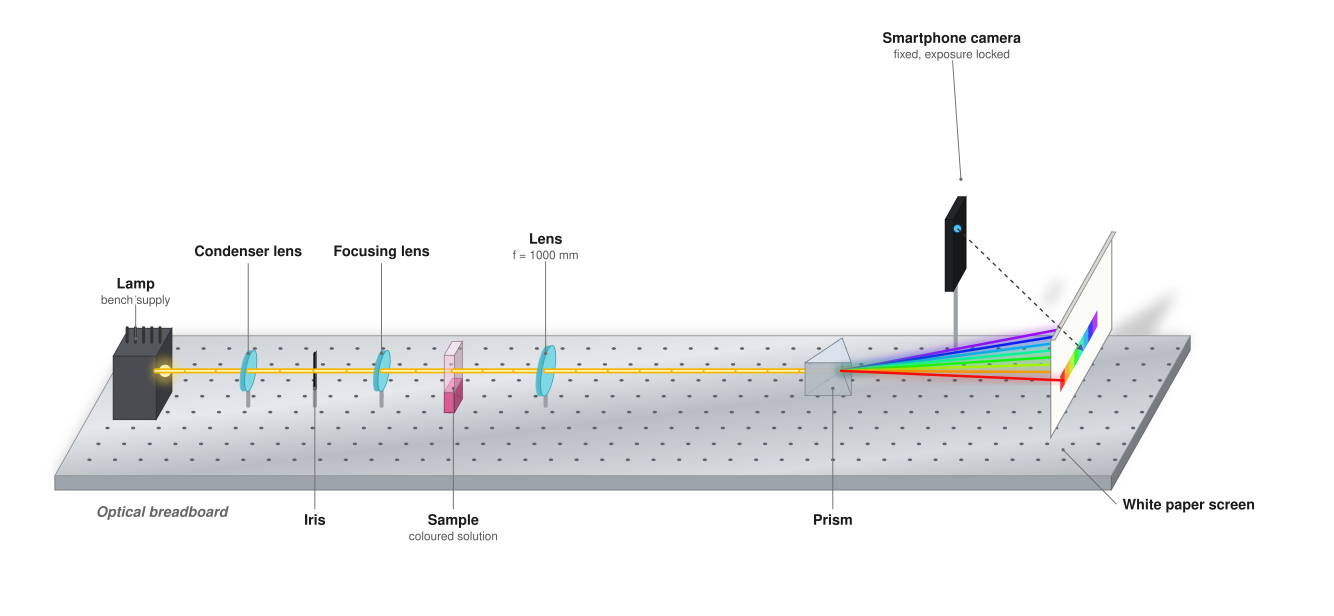
#> input picture figs/schematic_3d.png, 4000 x 1847 px (shown at 1/3 size)
$ python fig1_setup.py
#> lines starting #> are read from the running program, lines starting #| are printed output that depends on the picture
"""Figure 1: (a) 3D schematic (user's SVG, rendered) and (b) cropped, labelled top-view photograph."""
import os as _os; ROOT = _os.path.dirname(_os.path.dirname(_os.path.abspath(__file__))) + '/'   # repository root
import sys
import numpy as np
from PIL import Image, ImageOps
import matplotlib; matplotlib.use('Agg'); import matplotlib.pyplot as plt

SCH = sys.argv[1] if len(sys.argv) > 1 else ROOT + 'figs/schematic_3d.png'   # rendered schematic PNG
PHOTO = ROOT + 'photos/setup/20260930_172634.jpg'
OUT = ROOT + 'figs/Fig1_setup'

sch = Image.open(SCH).convert('RGB'); a = np.asarray(sch)
ys, xs = np.nonzero((a < 245).any(2)); m = 30
sch = sch.crop((xs.min() - m, ys.min() - m, xs.max() + m, ys.max() + m))
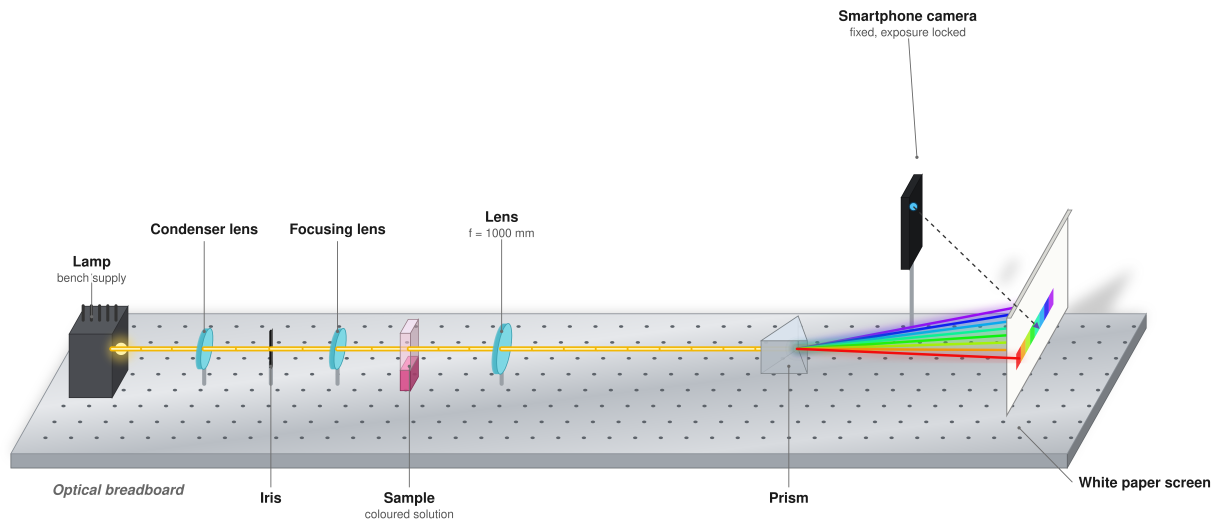
#> sch: PIL image 3660x1585 RGB (shown at 1/3 size); mean R, G, B 236, 237, 237.4

# photo: lamp-to-prism part of the breadboard only (grating mount and loose cables cropped out), beam left -> right
ph = ImageOps.exif_transpose(Image.open(PHOTO)).crop((750, 560, 2000, 2900)).rotate(90, expand=True)
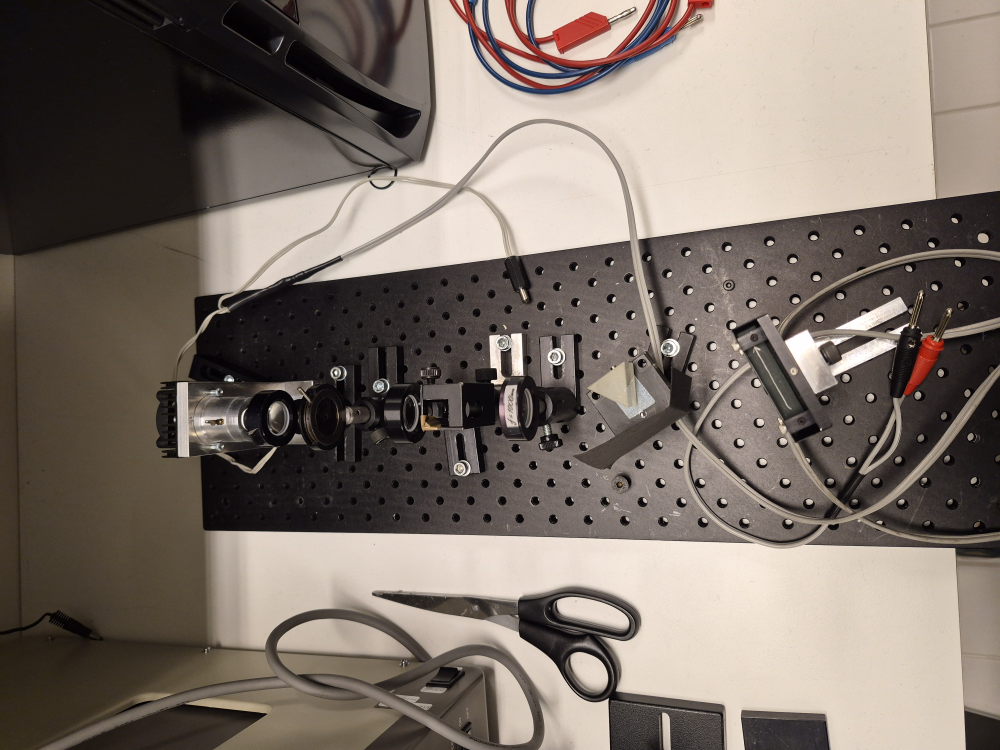
#> input picture photos/setup/20260930_172634.jpg, 4000 x 3000 px (shown at 1/4 size)
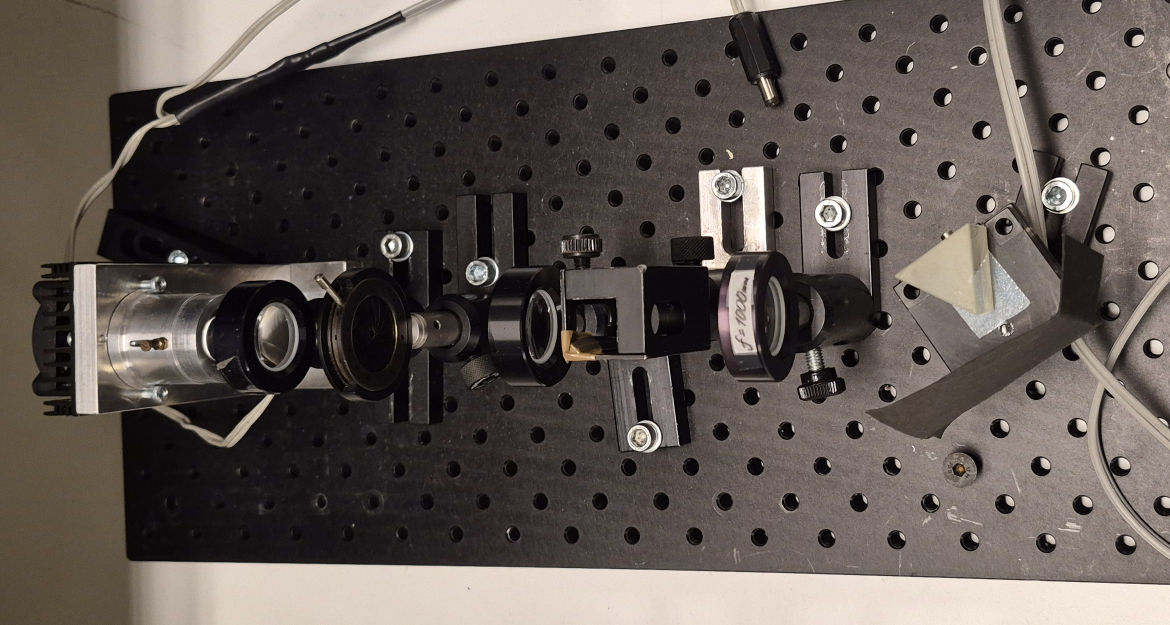
#> ph: PIL image 2340x1250 RGB (shown at 1/2 size); mean R, G, B 96.5, 88.1, 83.2
k = 2340 / 1400; X0, Y0 = int(30 * k), int(95 * k)
ph = ph.crop((X0, Y0, int(1400 * k), int(705 * k)))
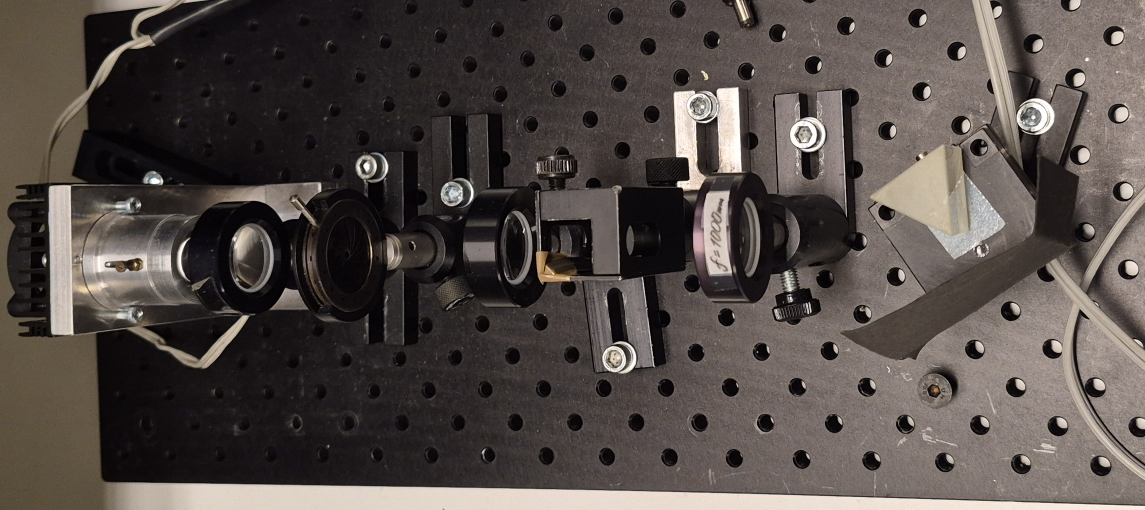
#> ph: PIL image 2290x1020 RGB (shown at 1/2 size); mean R, G, B 83.5, 75.6, 71.8
P = lambda x, y: (x * k - X0, y * k - Y0)            # preview coords -> cropped coords
labels = [('Lamp', 80, 395), ('Condenser\nlens', 310, 390), ('Iris', 430, 395), ('Focusing\nlens', 630, 390),
          ('Sample', 735, 380), ('Lens\nf = 1000 mm', 905, 375), ('Prism', 1140, 330)]

plt.rcParams.update({'font.family': 'DejaVu Sans'})
fig = plt.figure(figsize=(7.2, 6.4))
r1 = sch.height / sch.width; r2 = ph.height / ph.width
#> after `r1 = sch.height / sch.width`: r1 = 0.433
#> after `r2 = ph.height / ph.width`: r2 = 0.445
gs = fig.add_gridspec(2, 1, height_ratios=[r1, r2], hspace=0.12)
ax = fig.add_subplot(gs[0]); ax.imshow(sch); ax.set_axis_off()
ax.text(0.0, 1.0, 'a', transform=ax.transAxes, fontsize=13, fontweight='bold', va='top')
ax = fig.add_subplot(gs[1]); ax.imshow(ph); ax.set_axis_off()
ax.text(0.0, 1.0, 'b', transform=ax.transAxes, fontsize=13, fontweight='bold', va='bottom')
for i, (t, x, y) in enumerate(labels):
    px, py = P(x, y); ty = P(0, 150 if i % 2 == 0 else 215)[1]
    ax.annotate(t.replace('\n', ' '), xy=(px, py), xytext=(px, ty), ha='center', va='bottom', fontsize=6, color='white',
                bbox=dict(boxstyle='round,pad=0.25', fc='black', ec='none', alpha=0.65),
                arrowprops=dict(arrowstyle='-', color='white', lw=0.6, shrinkA=0, shrinkB=2))
fig.savefig(OUT + '.png', dpi=300, bbox_inches='tight', facecolor='white')
fig.savefig(OUT + '.pdf', bbox_inches='tight', facecolor='white')
print('ok')
